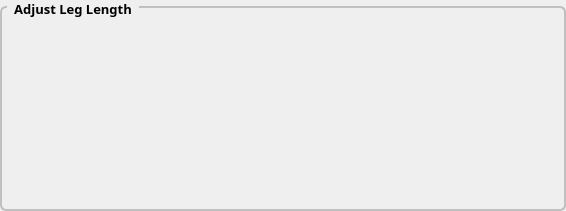
      <widget class="QGroupBox" name="groupBox_5">
       <property name="geometry">
        <rect>
         <x>27</x>
         <y>570</y>
         <width>566</width>
         <height>211</height>
        </rect>
       </property>
       <property name="font">
        <font>
         <family>Kartika</family>
         <pointsize>10</pointsize>
         <italic>false</italic>
         <bold>true</bold>
        </font>
       </property>
       <property name="styleSheet">
        <string notr="true">QGroupBox {
                                    font: bold;
                                    border: 2px solid silver;
                                    border-radius: 6px;
                                    margin-top: 6px;
                                    }
                                    QGroupBox::title {
                                    subcontrol-origin: margin;
                                    left: 7px;

                                    padding: 0px 5px 0px 5px;
                                    }</string>
       </property>
       <property name="title">
        <string>Adjust Leg Length</string>
       </property>
       <property name="alignment">
        <set>Qt::AlignHCenter|Qt::AlignTop</set>
       </property>
       <property name="flat">
        <bool>false</bool>
       </property>
       <widget class="QPushButton" name="forwardExtraBtn">
        <property name="geometry">
         <rect>
          <x>350</x>
          <y>30</y>
          <width>121</width>
          <height>70</height>
         </rect>
        </property>
        <property name="font">
         <font>
          <family>Kartika</family>
          <pointsize>11</pointsize>
          <bold>true</bold>
         </font>
        </property>
        <property name="icon">
         <iconset>
          <normalon>images/up.png</normalon>
         </iconset>
        </property>
        <property name="iconSize">
         <size>
          <width>121</width>
          <height>70</height>
         </size>
        </property>
        <property name="autoRepeat">
         <bool>true</bool>
        </property>
        <property name="flat">
         <bool>true</bool>
        </property>
       </widget>
       <widget class="QPushButton" name="reverseExtraBtn">
        <property name="geometry">
         <rect>
          <x>180</x>
          <y>30</y>
          <width>121</width>
          <height>70</height>
         </rect>
        </property>
        <property name="font">
         <font>
          <family>Kartika</family>
          <pointsize>11</pointsize>
          <bold>true</bold>
         </font>
        </property>
        <property name="icon">
         <iconset>
          <normalon>images/down.png</normalon>
         </iconset>
        </property>
        <property name="iconSize">
         <size>
          <width>121</width>
          <height>70</height>
         </size>
        </property>
        <property name="flat">
         <bool>true</bool>
        </property>
       </widget>
       <widget class="QPushButton" name="resetExtraBtn">
        <property name="geometry">
         <rect>
          <x>20</x>
          <y>30</y>
          <width>121</width>
          <height>70</height>
         </rect>
        </property>
        <property name="font">
         <font>
          <family>Kartika</family>
          <pointsize>11</pointsize>
          <bold>true</bold>
         </font>
        </property>
        <property name="icon">
         <iconset>
          <normalon>images/stop.png</normalon>
         </iconset>
        </property>
        <property name="iconSize">
         <size>
          <width>121</width>
          <height>70</height>
         </size>
        </property>
        <property name="flat">
         <bool>true</bool>
        </property>
       </widget>
       <widget class="QPushButton" name="forwardFastExtraBtn">
        <property name="geometry">
         <rect>
          <x>350</x>
          <y>120</y>
          <width>121</width>
          <height>70</height>
         </rect>
        </property>
        <property name="font">
         <font>
          <family>Kartika</family>
          <pointsize>11</pointsize>
          <bold>true</bold>
         </font>
        </property>
        <property name="icon">
         <iconset>
          <normalon>images/double-up.png</normalon>
         </iconset>
        </property>
        <property name="iconSize">
         <size>
          <width>121</width>
          <height>70</height>
         </size>
        </property>
        <property name="autoRepeat">
         <bool>true</bool>
        </property>
        <property name="flat">
         <bool>true</bool>
        </property>
       </widget>
       <widget class="QPushButton" name="reverseFastExtraBtn">
        <property name="geometry">
         <rect>
          <x>180</x>
          <y>120</y>
          <width>121</width>
          <height>70</height>
         </rect>
        </property>
        <property name="font">
         <font>
          <family>Kartika</family>
          <pointsize>11</pointsize>
          <bold>true</bold>
         </font>
        </property>
        <property name="icon">
         <iconset>
          <normalon>images/double-down.png</normalon>
         </iconset>
        </property>
        <property name="iconSize">
         <size>
          <width>121</width>
          <height>70</height>
         </size>
        </property>
        <property name="autoRepeat">
         <bool>true</bool>
        </property>
        <property name="flat">
         <bool>true</bool>
        </property>
       </widget>
      </widget>
